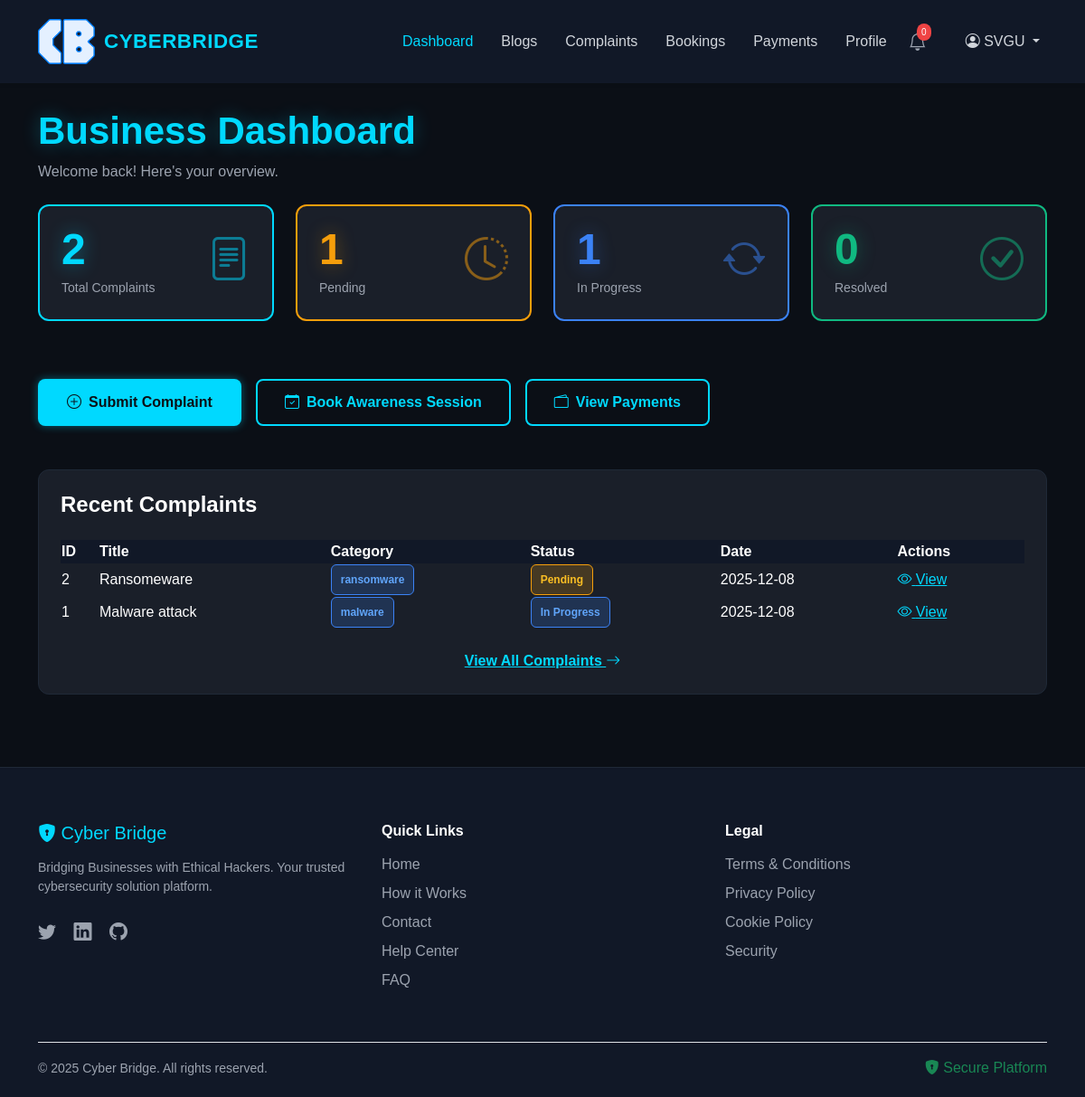
The page /dashboard (signed in) on the database as committed earlier.
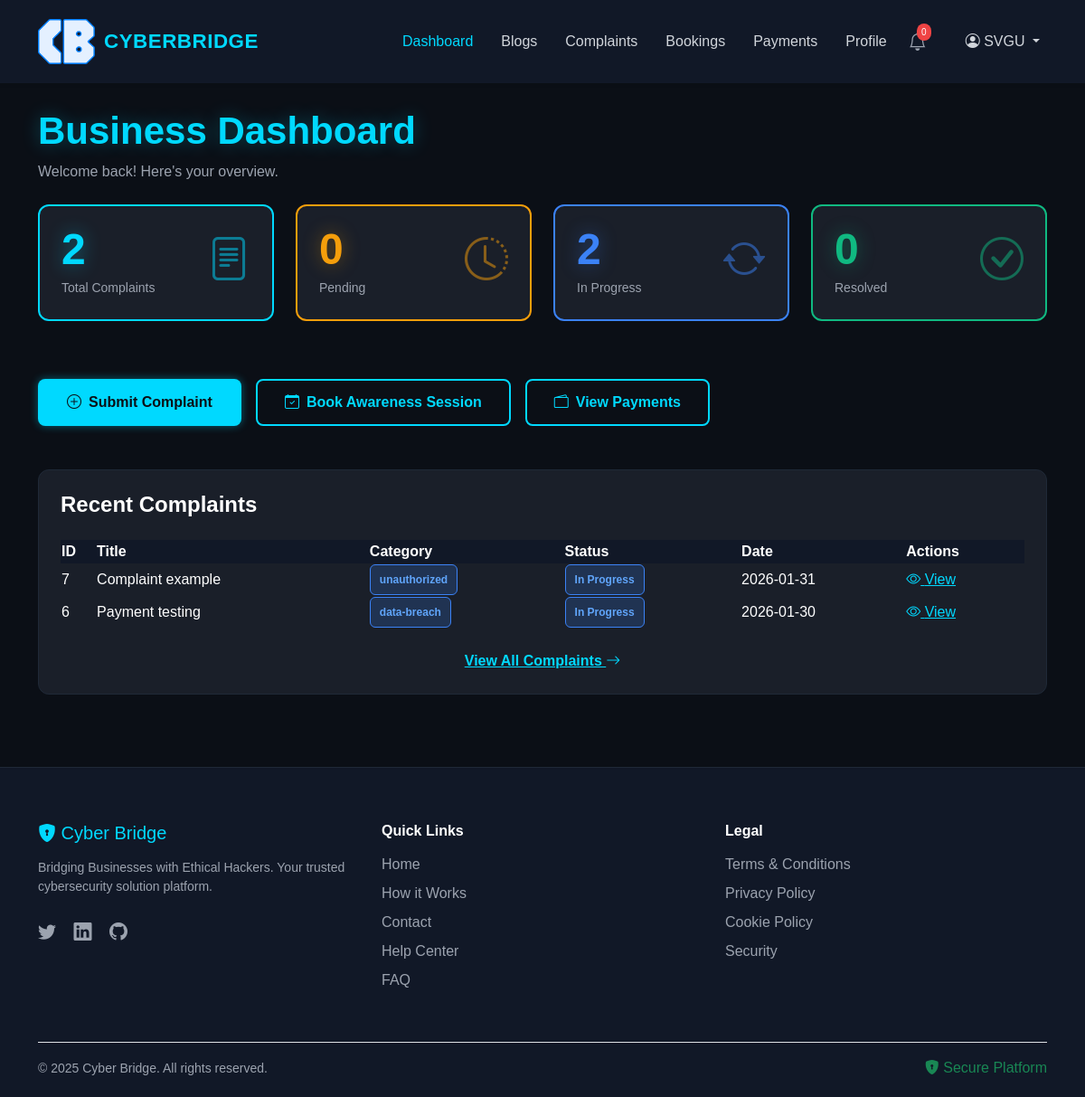
The same page on the database as committed later.
### app1/models.py (models this page shows, shortened)
class Complaints(models.Model):
    business = models.ForeignKey(Business_Profile, on_delete=models.CASCADE)
    title = models.CharField(max_length=200,blank=True, null=True)
    category = models.CharField(max_length=50,blank=True, null=True)
    description = models.TextField(blank=True, null=True)
    service_type = models.CharField(max_length=20, choices=[
        ("REPORT", "Report Only"),
        ("GUIDE", "Report + Guide"),
        ("COMPLETE", "Complete Solution"),
    ],blank=True, null=True)
    date_of_occurrence = models.DateField(blank=True, null=True)
    additional_notes = models.TextField(blank=True, null=True)
    date_submitted = models.DateTimeField(default=timezone.now)
    status = models.CharField(max_length=50, default="Pending",blank=True, null=True)
    assigned_hacker = models.ForeignKey('Hacker_Profile', on_delete=models.SET_NULL, null=True, blank=True)
    priority = models.CharField(max_length=20, default="Medium")
    payment = models.OneToOneField(
        Payments,
        on_delete=models.SET_NULL,
        null=True,
        blank=True
    )

### app1/views.py (the view)
# urls.py: path('dashboard',views.dashboard,name="dashboard"),
@login_required
def dashboard(request):
    user = request.user
    if user.role_id == 3:
        return redirect("admin_dashboard")
    if user.role.name.lower() == "hacker":
        hacker = Hacker_Profile.objects.get(user=user)
        active_work = Complaints.objects.filter(
            assigned_hacker=hacker,
            status="In Progress"
        ).order_by("-date_submitted")
        active_count = active_work.count()
        completed_work = Complaints.objects.filter(
            assigned_hacker=hacker,
            status="Completed"
        ).order_by("-date_submitted")
        completed_count = completed_work.count()
        applied_ids = Applications.objects.filter(
            hacker=hacker
        ).values_list("complaint_id", flat=True)
        opportunities = Complaints.objects.filter(
            assigned_hacker__isnull=True
        ).exclude(
            id__in=applied_ids
        ).order_by("-date_submitted")[:3]
        blogs= Blogs.objects.filter(
            author=user
        )
        blog_count=blogs.count()
        return render(request, "dashboard.html", {
            "opportunities": opportunities,
            "active_work": active_work,
            "completed_work": completed_work,
            "active_count": active_count,
            "completed_count": completed_count,
            "blog_count":blog_count,
        })
    elif user.role.name.lower() == "business":
        business = Business_Profile.objects.get(user=user)
        all_complaints = Complaints.objects.filter(business=business)
        total = all_complaints.count()
        pending = all_complaints.filter(status="Pending").count()
        in_progress = all_complaints.filter(status="In Progress").count()
        resolved = all_complaints.filter(status="Resolved").count()
        recent = all_complaints.order_by("-date_submitted")[:5]
        return render(request, "dashboard.html", {
            "total": total,
            "pending": pending,
            "in_progress": in_progress,
            "resolved": resolved,
            "recent_complaints": recent,
        })
    return render(request, "dashboard.html")

### templates/dashboard.html (shortened to what the changed rows need)
{% extends "base_user.html" %}
{% block content %}
{% if request.user.role and request.user.role.name == "HACKER" %}
<main class="container my-5" style="margin-top: 120px !important;">
    {% if messages %}
        <div class="mb-3 my-5">
        {% for message in messages %}
            <div class="alert alert-{{ message.tags }} alert-dismissible fade show" role="alert">
            {{ message }}
        <button type="button" class="btn-close" data-bs-dismiss="alert" aria-label="Close"></button>
        </div>
        {% endfor %}
    </div>
    {% endif %}
    <h1 class="page-title">Hacker Dashboard</h1>
    <p class="page-subtitle">Welcome back, {{request.user.username}}! Here's your overview.</p>
    <div class="row mb-5">
        <div class="col-md-3 mb-3">
            <div class="card-stat card-stat-cyan">
                <div class="d-flex justify-content-between align-items-start">
                    <div>
                        <div class="card-stat-number card-stat-number-cyan"> {{active_count}} </div>
                        <div class="card-stat-label">Active Work</div>
                    </div>
                    <i class="bi bi-hourglass-split card-stat-icon card-stat-icon-cyan"></i>
                </div>
            </div>
        </div>
        <div class="col-md-3 mb-3">
            <div class="card-stat card-stat-success">
                <div class="d-flex justify-content-between align-items-start">
                    <div>
                        <div class="card-stat-number card-stat-number-success">{{completed_count}} </div>
                        <div class="card-stat-label">Completed</div>
                    </div>
                    <i class="bi bi-check-circle card-stat-icon card-stat-icon-success"></i>
                </div>
            </div>
        </div>
        <div class="col-md-3 mb-3">
            <div class="card-stat card-stat-info">
                <div class="d-flex justify-content-between align-items-start">
                    <div>
                        <div class="card-stat-number card-stat-number-info">₹0 </div>
                        <div class="card-stat-label">Earnings</div>
                    </div>
                    <i class="bi bi-wallet2 card-stat-icon card-stat-icon-info"></i>
                </div>
            </div>
        </div>
        <div class="col-md-3 mb-3">
            <div class="card-stat card-stat-warning">
                <div class="d-flex justify-content-between align-items-start">
                    <div>
                        <div class="card-stat-number card-stat-number-warning">{{blog_count}} </div>
                        <div class="card-stat-label">Blogs</div>
                    </div>
                    <i class="bi bi-journal-text card-stat-icon card-stat-icon-warning"></i>
                </div>
            </div>
        </div>
    </div>
    <div class="row mb-5">
        <div class="col-12">
            <div class="d-flex gap-3 flex-wrap">
                <a href="{% url "dashboard" %}" class="button-primary">
                    <i class="bi bi-search me-2"></i>Browse Complaints
                </a>
                <a href="{% url "mywork" %}" class="button-secondary">
                    <i class="bi bi-briefcase me-2"></i>My Work
                </a>
                <a href="{% url "blog_mgmt" %}" class="button-secondary">
                    <i class="bi bi-pencil-square me-2"></i>Manage Blogs
                </a>
                <a href="hacker-earnings-banking.html" class="button-secondary">
                    <i class="bi bi-cash-coin me-2"></i>View Earnings
                </a>
            </div>
        </div>
    </div>
    <div class="row">
    <div class="col-12">
        <div class="card-dark opportunities-card">
            <h3 class="opportunities-title">
                <i class="bi bi-briefcase me-2"></i>New Opportunities
            </h3>
            {% if opportunities %}
                {% for c in opportunities %}
                <div class="opportunity-item">
                    <div class="opportunity-header">
                        <div>
                            <h4 class="opportunity-title">{{ c.title }}</h4>
                            <span class="opportunity-meta">
                                ID #{{ c.id }} • {{ c.date_submitted|timesince }} ago
                            </span>
                        </div>
                        {% if c.date_submitted|timesince < "1 day" %}
                        <span class="badge badge-pending opportunity-badge">NEW</span>
                        {% endif %}
                    </div>
                    <div class="opportunity-details">
                        <span class="badge badge-info opportunity-category">{{ c.category|title }}</span>
                        <span class="opportunity-price">
                            {% if c.service_type == "COMPLETE" %}
                                ₹40k - ₹50k
                            {% elif c.service_type == "GUIDE" %}
                                ₹15k - ₹30k
                            {% else %}
                                ₹10k - ₹15k
                            {% endif %}
                        </span>
                    </div>
                    <a href="{% url 'hacker_apply_complaint' %}" class="opportunity-link">
                        View Details <i class="bi bi-arrow-right"></i>
                    </a>
                </div>
                {% endfor %}
            {% else %}
                <div class="text-center text-gray py-3">
                    No new opportunities available.
                </div>
            {% endif %}
            <div class="text-center mt-3">
                <a href="{% url 'hacker_apply_complaint' %}" class="view-all-link">
                    View All Complaints <i class="bi bi-arrow-right"></i>
                </a>
            </div>
        </div>
    </div>
</div>
</main>
<!--
#################################################################
                            BUSINESS
#################################################################
-->
{% elif request.user.role and request.user.role.name == "BUSINESS" %}
<main class="container" style="margin-top: 120px; margin-bottom: 80px;">
    <h1 class="page-title">Business Dashboard</h1>
    <p class="text-gray mb-4">Welcome back! Here's your overview.</p>
    <div class="row mb-5">
        <div class="col-md-3 mb-3">
            <div class="card-stat card-stat-cyan">
                <div class="d-flex justify-content-between">
                    <div>
                        <div class="card-stat-number card-stat-number-cyan">{{ total }}</div>
                        <div class="card-stat-label">Total Complaints</div>
                    </div>
                    <i class="bi bi-file-text card-stat-icon card-stat-icon-cyan"></i>
                </div>
            </div>
        </div>
        <div class="col-md-3 mb-3">
            <div class="card-stat card-stat-warning">
                <div class="d-flex justify-content-between">
                    <div>
                        <div class="card-stat-number card-stat-number-warning">{{ pending }}</div>
                        <div class="card-stat-label">Pending</div>
                    </div>
                    <i class="bi bi-clock-history card-stat-icon card-stat-icon-warning"></i>
                </div>
            </div>
        </div>
        <div class="col-md-3 mb-3">
            <div class="card-stat card-stat-info">
                <div class="d-flex justify-content-between">
                    <div>
                        <div class="card-stat-number card-stat-number-info">{{ in_progress }}</div>
                        <div class="card-stat-label">In Progress</div>
                    </div>
                    <i class="bi bi-arrow-repeat card-stat-icon card-stat-icon-info"></i>
                </div>
            </div>
        </div>
        <div class="col-md-3 mb-3">
            <div class="card-stat card-stat-success">
                <div class="d-flex justify-content-between">
                    <div>
                        <div class="card-stat-number card-stat-number-success">{{ resolved }}</div>
                        <div class="card-stat-label">Resolved</div>
                    </div>
                    <i class="bi bi-check-circle card-stat-icon card-stat-icon-success"></i>
                </div>
            </div>
        </div>
    </div>
    <div class="row mb-5">
        <div class="col-12">
            <div class="d-flex gap-3 flex-wrap">
                <a href="{% url 'submit_complaint' %}" class="button-primary">
                    <i class="bi bi-plus-circle me-2"></i>Submit Complaint
                </a>
                <a href="{% url 'booksession' %}" class="button-secondary">
                    <i class="bi bi-calendar-check me-2"></i>Book Awareness Session
                </a>
                <a href="{% url "busi_view_payments" %}" class="button-secondary">
                    <i class="bi bi-wallet2 me-2"></i>View Payments
                </a>
            </div>
        </div>
    </div>
    <div class="row">
        <div class="col-12">
            <div class="card-dark p-4">
                <h3 class="section-title">Recent Complaints</h3>
                <div class="table-responsive">
                    <table class="table-dark">
                        <thead>
                            <tr class="table-header">
                                <th>ID</th>
                                <th>Title</th>
                                <th>Category</th>
                                <th>Status</th>
                                <th>Date</th>
                                <th>Actions</th>
                            </tr>
                        </thead>
                        <tbody>
                            {% for c in recent_complaints %}
                            <tr class="table-row">
                                <td>{{ c.id }}</td>
                                <td>{{ c.title }}</td>
                                <td>
                                    <span class="badge badge-info">{{ c.category }}</span>
                                </td>
                                <td>
                                    <span class="badge
                                        {% if c.status == 'Pending' %}badge-pending
                                        {% elif c.status == 'In Progress' %}badge-info
                                        {% else %}badge-success
                                        {% endif %}
                                    ">
                                    {{ c.status }}
                                    </span>
                                </td>
                                <td>{{ c.date_submitted|date:"Y-m-d" }}</td>
                                <td>
                                    <a href="" class="text-cyan">
                                        <i class="bi bi-eye"></i> View
                                    </a>
                                </td>
                            </tr>
                            {% empty %}
                            <tr>
                                <td colspan="6" class="text-center text-muted">No complaints yet.</td>
                            </tr>
                            {% endfor %}
                        </tbody>
                    </table>
                </div>
                <div class="text-center mt-4">
                    <a href="{% url 'business_complaint_list' %}" class="text-cyan fw-bold">
                        View All Complaints <i class="bi bi-arrow-right"></i>
                    </a>
                </div>
            </div>
        </div>
    </div>
</main>
{% endif %}
{% endblock content %}

Rows that differ between the two databases and show on the page:
removed Complaints: id "2", title "Ransomeware", category "ransomware", status "Pending", date_submitted "2025-12-08"
removed Complaints: id "1", title "Malware attack", category "malware", status "In Progress", date_submitted "2025-12-08"
added Complaints: id "7", title "Complaint example", category "unauthorized", status "In Progress", date_submitted "2026-01-31"
added Complaints: id "6", title "Payment testing", category "data-breach", status "In Progress", date_submitted "2026-01-30"
Other text that changed with them:
{{ pending }}: "1" → "0"
{{ in_progress }}: "1" → "2"
